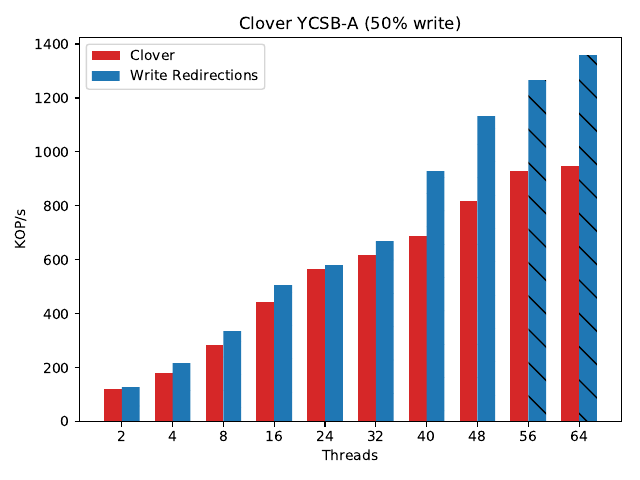

Python code for this plot:

import matplotlib
import matplotlib.pyplot as plt
import numpy as np


#labels = ['1', '2', '4', '8', '16', '24','32']


labels =  [ '2', '4', '8', '16', '24','32', '40', '48', '56', '64']

def div_thousand (list):
    return [val /1000.0 for val in list]


#write_control_means = [74722.000000,133416.500000,224747.625000,355556.937500,510859.406250,316737.500000 ]
#default_means = [ 75163.101562 ,132205.703125,213194.703125,310103.218750,375318.468750,268242.000000 ]

#write_control_means = [77031.304688,137126.500000,230549.000000,362185.093750,521816.218750,590724.312500,623618.875000 ]
#default_means =       [77381.898438,136436.796875,220190.312500,315904.593750,389877.093750,373037.000000,366878.687500 ]


write_control_means = [127467,214218,334756,505495,580000,667506,926461,1131579,1266245,1356873]
default_means = [119493,181330,282863,443276,565054,618635,689105,819009,930301,949238]

write_control_means=div_thousand(write_control_means)
default_means = div_thousand(default_means)



x = np.arange(len(labels))  # the label locations
width = 0.35  # the width of the bars

fig, ax = plt.subplots()
rects2 = ax.bar(x - width/2, default_means, width, label='Clover',
        color='tab:red')
rects1 = ax.bar(x + width/2, write_control_means, width, label='Write Redirections', color='tab:blue', hatch='\\')


# Add some text for labels, title and custom x-axis tick labels, etc.
ax.set_ylabel('KOP/s')
#ax.set_title('Clover YCSB-A (50% write)')
ax.set_xticks(x)
ax.set_xticklabels(labels)
ax.set_xlabel("Threads");
ax.legend()


def autolabel(rects):
    """Attach a text label above each bar in *rects*, displaying its height."""
    for rect in rects:
        height = rect.get_height()
        ax.annotate('{}'.format(height),
                    xy=(rect.get_x() + rect.get_width() / 2, height),
                    xytext=(0, 3),  # 3 points vertical offset
                    textcoords="offset points",
                    ha='center', va='bottom')


#autolabel(rects1)
#autolabel(rects2)

fig.tight_layout()
plt.savefig("throughput.pdf")
plt.show()
